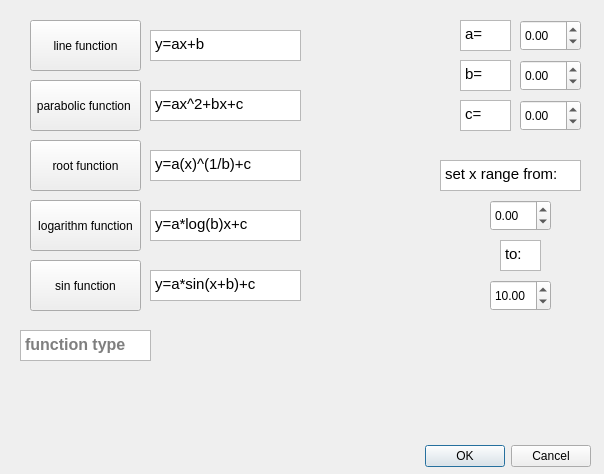
<?xml version="1.0" encoding="UTF-8"?>
<ui version="4.0">
 <class>par_window</class>
 <widget class="QDialog" name="par_window">
  <property name="geometry">
   <rect>
    <x>0</x>
    <y>0</y>
    <width>604</width>
    <height>474</height>
   </rect>
  </property>
  <property name="windowTitle">
   <string>Dialog</string>
  </property>
  <widget class="QDialogButtonBox" name="buttonBox">
   <property name="geometry">
    <rect>
     <x>250</x>
     <y>440</y>
     <width>341</width>
     <height>32</height>
    </rect>
   </property>
   <property name="orientation">
    <enum>Qt::Horizontal</enum>
   </property>
   <property name="standardButtons">
    <set>QDialogButtonBox::Cancel|QDialogButtonBox::Ok</set>
   </property>
  </widget>
  <widget class="QDoubleSpinBox" name="par_a">
   <property name="enabled">
    <bool>true</bool>
   </property>
   <property name="geometry">
    <rect>
     <x>520</x>
     <y>20</y>
     <width>61</width>
     <height>31</height>
    </rect>
   </property>
   <property name="minimum">
    <double>-1000.000000000000000</double>
   </property>
   <property name="maximum">
    <double>1000.000000000000000</double>
   </property>
   <property name="singleStep">
    <double>0.500000000000000</double>
   </property>
  </widget>
  <widget class="QDoubleSpinBox" name="par_b">
   <property name="geometry">
    <rect>
     <x>520</x>
     <y>60</y>
     <width>61</width>
     <height>31</height>
    </rect>
   </property>
   <property name="minimum">
    <double>-1000.000000000000000</double>
   </property>
   <property name="maximum">
    <double>1000.000000000000000</double>
   </property>
   <property name="singleStep">
    <double>0.500000000000000</double>
   </property>
  </widget>
  <widget class="QDoubleSpinBox" name="par_c">
   <property name="enabled">
    <bool>true</bool>
   </property>
   <property name="geometry">
    <rect>
     <x>520</x>
     <y>100</y>
     <width>61</width>
     <height>31</height>
    </rect>
   </property>
   <property name="minimum">
    <double>-1000.000000000000000</double>
   </property>
   <property name="maximum">
    <double>1000.000000000000000</double>
   </property>
   <property name="singleStep">
    <double>0.500000000000000</double>
   </property>
  </widget>
  <widget class="QPushButton" name="push_line">
   <property name="geometry">
    <rect>
     <x>30</x>
     <y>20</y>
     <width>111</width>
     <height>51</height>
    </rect>
   </property>
   <property name="text">
    <string>line function</string>
   </property>
  </widget>
  <widget class="QPushButton" name="push_para">
   <property name="geometry">
    <rect>
     <x>30</x>
     <y>80</y>
     <width>111</width>
     <height>51</height>
    </rect>
   </property>
   <property name="text">
    <string>parabolic function </string>
   </property>
  </widget>
  <widget class="QPushButton" name="push_root">
   <property name="geometry">
    <rect>
     <x>30</x>
     <y>140</y>
     <width>111</width>
     <height>51</height>
    </rect>
   </property>
   <property name="text">
    <string>root function</string>
   </property>
  </widget>
  <widget class="QPushButton" name="push_log">
   <property name="geometry">
    <rect>
     <x>30</x>
     <y>200</y>
     <width>111</width>
     <height>51</height>
    </rect>
   </property>
   <property name="text">
    <string>logarithm function</string>
   </property>
  </widget>
  <widget class="QPushButton" name="push_sin">
   <property name="geometry">
    <rect>
     <x>30</x>
     <y>260</y>
     <width>111</width>
     <height>51</height>
    </rect>
   </property>
   <property name="text">
    <string>sin function</string>
   </property>
  </widget>
  <widget class="QPlainTextEdit" name="txt_a">
   <property name="geometry">
    <rect>
     <x>460</x>
     <y>20</y>
     <width>51</width>
     <height>31</height>
    </rect>
   </property>
   <property name="font">
    <font>
     <pointsize>11</pointsize>
    </font>
   </property>
   <property name="readOnly">
    <bool>true</bool>
   </property>
   <property name="plainText">
    <string>a=</string>
   </property>
  </widget>
  <widget class="QPlainTextEdit" name="txt_b">
   <property name="geometry">
    <rect>
     <x>460</x>
     <y>60</y>
     <width>51</width>
     <height>31</height>
    </rect>
   </property>
   <property name="font">
    <font>
     <pointsize>11</pointsize>
    </font>
   </property>
   <property name="readOnly">
    <bool>true</bool>
   </property>
   <property name="plainText">
    <string>b=</string>
   </property>
  </widget>
  <widget class="QPlainTextEdit" name="txt_c">
   <property name="geometry">
    <rect>
     <x>460</x>
     <y>100</y>
     <width>51</width>
     <height>31</height>
    </rect>
   </property>
   <property name="font">
    <font>
     <pointsize>11</pointsize>
    </font>
   </property>
   <property name="readOnly">
    <bool>true</bool>
   </property>
   <property name="plainText">
    <string>c=</string>
   </property>
  </widget>
  <widget class="QPlainTextEdit" name="txt_line">
   <property name="geometry">
    <rect>
     <x>150</x>
     <y>30</y>
     <width>151</width>
     <height>31</height>
    </rect>
   </property>
   <property name="font">
    <font>
     <pointsize>11</pointsize>
    </font>
   </property>
   <property name="readOnly">
    <bool>true</bool>
   </property>
   <property name="plainText">
    <string>y=ax+b</string>
   </property>
  </widget>
  <widget class="QPlainTextEdit" name="txt_para">
   <property name="geometry">
    <rect>
     <x>150</x>
     <y>90</y>
     <width>151</width>
     <height>31</height>
    </rect>
   </property>
   <property name="font">
    <font>
     <pointsize>11</pointsize>
    </font>
   </property>
   <property name="readOnly">
    <bool>true</bool>
   </property>
   <property name="plainText">
    <string>y=ax^2+bx+c</string>
   </property>
  </widget>
  <widget class="QPlainTextEdit" name="txt_root">
   <property name="geometry">
    <rect>
     <x>150</x>
     <y>150</y>
     <width>151</width>
     <height>31</height>
    </rect>
   </property>
   <property name="font">
    <font>
     <pointsize>11</pointsize>
    </font>
   </property>
   <property name="readOnly">
    <bool>true</bool>
   </property>
   <property name="plainText">
    <string>y=a(x)^(1/b)+c</string>
   </property>
  </widget>
  <widget class="QPlainTextEdit" name="txt_log">
   <property name="geometry">
    <rect>
     <x>150</x>
     <y>210</y>
     <width>151</width>
     <height>31</height>
    </rect>
   </property>
   <property name="font">
    <font>
     <pointsize>11</pointsize>
    </font>
   </property>
   <property name="readOnly">
    <bool>true</bool>
   </property>
   <property name="plainText">
    <string>y=a*log(b)x+c</string>
   </property>
  </widget>
  <widget class="QPlainTextEdit" name="txt_sin">
   <property name="geometry">
    <rect>
     <x>150</x>
     <y>270</y>
     <width>151</width>
     <height>31</height>
    </rect>
   </property>
   <property name="font">
    <font>
     <pointsize>11</pointsize>
    </font>
   </property>
   <property name="readOnly">
    <bool>true</bool>
   </property>
   <property name="plainText">
    <string>y=a*sin(x+b)+c</string>
   </property>
  </widget>
  <widget class="QTextEdit" name="txt_show_type">
   <property name="geometry">
    <rect>
     <x>20</x>
     <y>330</y>
     <width>131</width>
     <height>31</height>
    </rect>
   </property>
   <property name="font">
    <font>
     <pointsize>12</pointsize>
     <bold>true</bold>
    </font>
   </property>
   <property name="readOnly">
    <bool>true</bool>
   </property>
   <property name="placeholderText">
    <string>function type</string>
   </property>
  </widget>
  <widget class="QDoubleSpinBox" name="axis_min">
   <property name="enabled">
    <bool>true</bool>
   </property>
   <property name="geometry">
    <rect>
     <x>490</x>
     <y>200</y>
     <width>61</width>
     <height>31</height>
    </rect>
   </property>
   <property name="minimum">
    <double>-20.000000000000000</double>
   </property>
   <property name="maximum">
    <double>20.000000000000000</double>
   </property>
   <property name="singleStep">
    <double>0.500000000000000</double>
   </property>
  </widget>
  <widget class="QDoubleSpinBox" name="axis_max">
   <property name="enabled">
    <bool>true</bool>
   </property>
   <property name="geometry">
    <rect>
     <x>490</x>
     <y>280</y>
     <width>61</width>
     <height>31</height>
    </rect>
   </property>
   <property name="minimum">
    <double>-20.000000000000000</double>
   </property>
   <property name="maximum">
    <double>20.000000000000000</double>
   </property>
   <property name="singleStep">
    <double>0.500000000000000</double>
   </property>
   <property name="value">
    <double>10.000000000000000</double>
   </property>
  </widget>
  <widget class="QPlainTextEdit" name="txt_axis_1">
   <property name="geometry">
    <rect>
     <x>440</x>
     <y>160</y>
     <width>141</width>
     <height>31</height>
    </rect>
   </property>
   <property name="font">
    <font>
     <pointsize>11</pointsize>
    </font>
   </property>
   <property name="readOnly">
    <bool>true</bool>
   </property>
   <property name="plainText">
    <string>set x range from:</string>
   </property>
  </widget>
  <widget class="QPlainTextEdit" name="txt_axis_2">
   <property name="geometry">
    <rect>
     <x>500</x>
     <y>240</y>
     <width>41</width>
     <height>31</height>
    </rect>
   </property>
   <property name="font">
    <font>
     <pointsize>11</pointsize>
    </font>
   </property>
   <property name="readOnly">
    <bool>true</bool>
   </property>
   <property name="plainText">
    <string>to:</string>
   </property>
  </widget>
 </widget>
 <resources/>
 <connections>
  <connection>
   <sender>buttonBox</sender>
   <signal>accepted()</signal>
   <receiver>par_window</receiver>
   <slot>accept()</slot>
   <hints>
    <hint type="sourcelabel">
     <x>248</x>
     <y>254</y>
    </hint>
    <hint type="destinationlabel">
     <x>157</x>
     <y>274</y>
    </hint>
   </hints>
  </connection>
  <connection>
   <sender>buttonBox</sender>
   <signal>rejected()</signal>
   <receiver>par_window</receiver>
   <slot>reject()</slot>
   <hints>
    <hint type="sourcelabel">
     <x>316</x>
     <y>260</y>
    </hint>
    <hint type="destinationlabel">
     <x>286</x>
     <y>274</y>
    </hint>
   </hints>
  </connection>
 </connections>
</ui>
